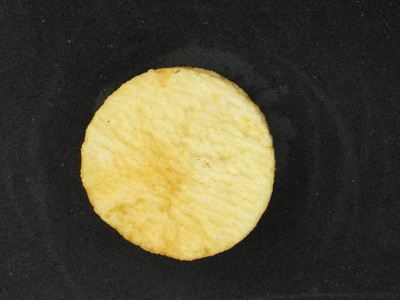
%> input picture ImagesAndData/testimg1.jpg, 400 x 300 px
$ octave --eval "result = Bim_segmaxvar(imread('../ImagesAndData/testimg1.jpg'));"   (GNU Octave 9; MATLAB toolbox functions it lacks are replaced by stand-ins)
%> lines starting %> are read from the running program, lines starting %| are printed output that depends on the picture; in (x1, y1, x2, y2) boxes, pixels count from 0 and x2, y2 are one past the last pixel; in counts of white or black regions, pixels touching at a corner belong together; the program's own positions count from 1
### Miscellaneous/max2.m
function s = max2(x)
s = max(x(:));

### ImageProcessing/Bim_maxmin.m
function Y = Bim_maxmin(X)
X = double(X);
Xmax = max2(X);
Xmin = min2(X);
Y = (X-Xmin)/(Xmax-Xmin);

### Miscellaneous/min2.m
function s = min2(x)
s = min(x(:));

### Miscellaneous/mean2.m
function s = mean2(x)
s = mean(x(:));

### ImageProcessing/Bim_morphoreg.m
% [R,E] = Bmorphoreg(J,t);
% [R,E] = Bmorphoreg(Ro);
%
% Toolbox: Balu
%    Morphology operations of binary image J>t (or Ro): remove isolate
%    pixels and fill holes.
%    R: binary image of the region
%    E: binary image of the edge
%
%  Example:
%     I = imread('testimg2.jpg');
%     figure(1);imshow(I)
%     J = rgb2gray(I);
%     Ro = Bim_segotsu(J);
%     figure(2);imshow(Ro)
%     [R,E] = Bim_morphoreg(Ro);
%     figure(3);imshow(R)
%
% D.Mery, PUC-DCC, Apr. 2008
% http://dmery.ing.puc.cl
%

function [R,E] = Bim_morphoreg(J,t)

if ~exist('t','var')
    Ro = J;
else
    Ro = J>t;
end


A = bwareaopen(Ro,fix(length(Ro(:))/100));
C = imclose(double(A),strel('disk',7));
R = bwfill(C,'holes',8);
E = bwperim(R,4);

### ImageProcessing/Bim_segmaxvar.m
% [R,E,J] = Bim_segmaxvar(I,p)
%
% Toolbox: Balu
%  Segmentation of an object with homogeneous background using as objective
%  function the maximization of the variance of a linear transformation of
%  the color image.
%
%  I: input image
%  p: threshold (default: p=-0.05) with p between -1 and 1.
%      A positive value is used to dilate the segmentation,
%      the negative to erode.
%  R: binary image of the object
%  E: binary image of the edge of the object
%  J: high contrast image of I.
%
%  Example:
%     I = imread('testimg1.jpg');
%     R = Bim_segmaxvar(I);
%     figure(1)
%     imshow(I); title('test image')
%     figure(2)
%     imshow(R); title('segmented image')
%
%     Repeat this examples for images testimg2, testimg3 and testimg4. Last
%     test image requires R = Bim_segbalu(I,-0.1) for better results.
%
% See also Bim_segmowgli, Bim_segotsu, Bim_segkmeans, Bio_segshow,
% Bim_segbalu.
%
% (c) G. Tejeda, PUC-DCC, May 2011

function [R,E,J] = Bim_segmaxvar(I,p)

I = double(I);
if size(I,3)==3
    k = Balgebraic(imresize(I,[64 64]));
    J = k(1)*I(:,:,1)+k(2)*I(:,:,2)+k(3)*I(:,:,3);
    J = Bim_maxmin(J);
else
    J = Bim_maxmin(I);
end
n = fix(size(J,1)/4);
if (mean2(J(1:n,1:n)) > 0.4)
    J = 1 - J;
end


t = graythresh(J);
if (~exist('p','var'))
    p = -0.05;
end
[R,E] = Bim_morphoreg(J,t+p);
end


function k=Balgebraic(RGB)

r     = RGB(:,:,1);
g     = RGB(:,:,2);
b     = RGB(:,:,3);
C     = cov([r(:) g(:) b(:)]);
vrr   = C(1,1);vgg=C(2,2);vbb=C(3,3);
vrg   = C(1,2);vrb=C(1,3);vgb=C(2,3);

w     = Broots([1 (vbb+vrr+vgg) (-vgb^2-vrg^2+vbb*vrr-vrb^2+vbb*vgg+vgg*vrr) -vrg^2*vbb+vbb*vgg*vrr+2*vgb*vrb*vrg-vrb^2*vgg-vgb^2*vrr]);

alpha = (vrb*vrg-vgb*vrr-vgb*w)./(vgb*vrg-vrb*vgg-vrb*w);
beta  = (-vrg^2+vgg*vrr+vgg*w+w*vrr+w.^2)./(vgb*vrg-vrb*vgg-vrb*w);

r1    = sqrt(1./(1+alpha.^2+beta.^2));
r2    = alpha.*r1;
r3    = beta.*r1;

J     = r1.^2*vrr+r2.^2*vgg+r3.^2*vbb+2*r1.*r2*vrg+2*r1.*r3*vrb+2*r2.*r3*vgb;

i     = J==max(J);

k=[r1(i) r2(i) r3(i)];

end

function y = Broots(x)

a    = x(1);
b    = x(2);
c    = x(3);
d    = x(4);

y    = zeros(1,3);
Q    = (2*b^3-9*a*b*c+27*a^2*d)^2-4*(b^2-3*a*c)^3;
if Q>0
    return;
end
Q    = sqrt(Q);
C    = (1/2*(Q+2*b^3-9*a*b*c+27*a^2*d))^(1/3);

y(1) = -b/(3*a)-C/(3*a)-(b^2-3*a*c)/(3*a*C);
y(2) = -b/(3*a)+C*(1+1i*sqrt(3))/(6*a)+(1-1i*sqrt(3))*(b^2-3*a*c)/(6*a*C);
y(3) = -b/(3*a)+C*(1-1i*sqrt(3))/(6*a)+(1+1i*sqrt(3))*(b^2-3*a*c)/(6*a*C);

y    = real(y);

end
%> in Balgebraic, `r     = RGB(:,:,1);`:
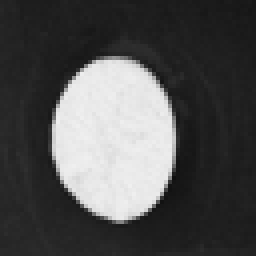
%> r: size 64x64 double (shown 4 times larger); min 16.34, max 239.8, mean 81
%> in Balgebraic, `g     = RGB(:,:,2);`:
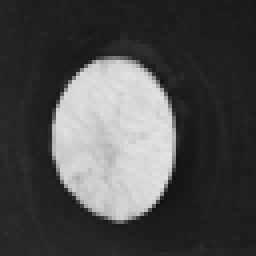
%> g: size 64x64 double (shown 4 times larger); min 16.32, max 226.4, mean 75.9
%> in Balgebraic, `b     = RGB(:,:,3);`:
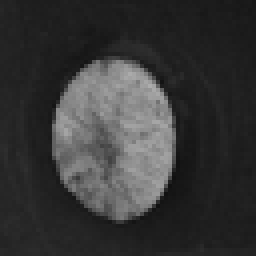
%> b: size 64x64 double (shown 4 times larger); min 17.18, max 173.2, mean 55.2
%> in Balgebraic, `C     = cov([r(:) g(:) b(:)]);`: C = [7087.5 6333 3425.5; 6333 5673.4 3099.7; 3425.5 3099.7 1767.6]
%> in Balgebraic, `vrr = C(1,1)`: vrr = 7087.5
%> in Balgebraic, `vgg=C(2,2)`: vgg = 5673.4
%> in Balgebraic, `vbb=C(3,3)`: vbb = 1767.6
%> in Balgebraic, `vrg = C(1,2)`: vrg = 6333
%> in Balgebraic, `vrb=C(1,3)`: vrb = 3425.5
%> in Balgebraic, `vgb=C(2,3)`: vgb = 3099.7
%> in Broots, `a    = x(1);`: a = 1
%> in Broots, `b    = x(2);`: b = 14528.6
%> in Broots, `c    = x(3);`: c = 1318602.5
%> in Broots, `d    = x(4);`: d = 922054.3
%> in Broots, `Q    = (2*b^3-9*a*b*c+27*a^2*d)^2-4*(b^2-3*a*c)^3;`: Q = -9.36e+21
%> in Broots, `y    = real(y);`: y = [-14437.3 -90.62 -0.705]
%> in Balgebraic, `alpha = (vrb*vrg-vgb*vrr-vgb*w)./(vgb*vrg-vrb*vgg-vrb*w);`: alpha = [0.896 0.00949 -1.38]
%> in Balgebraic, `beta  = (-vrg^2+vgg*vrr+vgg*w+w*vrr+w.^2)./(vgb*vrg-vrb*vgg-vrb*w);`: beta = [0.49 -2.06 0.479]
%> in Balgebraic, `r1    = sqrt(1./(1+alpha.^2+beta.^2));`: r1 = [0.7 0.437 0.565]
%> in Balgebraic, `r2    = alpha.*r1;`: r2 = [0.627 0.00414 -0.779]
%> in Balgebraic, `r3    = beta.*r1;`: r3 = [0.343 -0.9 0.271]
%> in Balgebraic, `J     = r1.^2*vrr+r2.^2*vgg+r3.^2*vbb+2*r1.*r2*vrg+2*r1.*r3*vrb+2*r2.*..`: J = [14437.3 90.62 0.705]
%> in Balgebraic, `i     = J==max(J);`: i = [true false false]
%> in Balgebraic, `k=[r1(i) r2(i) r3(i)];`: k = [0.7 0.627 0.343]
%> in Bim_segmaxvar, `J = k(1)*I(:,:,1)+k(2)*I(:,:,2)+k(3)*I(:,:,3);`:
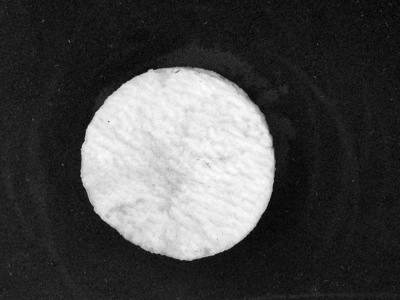
%> J: size 300x400 double; min 19.35, max 378.4, mean 123.2; drawn with min black and max white
%> in max2, `s = max(x(:));`: s = 378.4
%> in min2, `s = min(x(:));`: s = 19.35
%> in mean2, `s = mean(x(:));`: s = 0.102
%> in Bim_segmaxvar, `t = graythresh(J);`: t = 0.486
%> in Bim_morphoreg, `Ro = J>t;`:
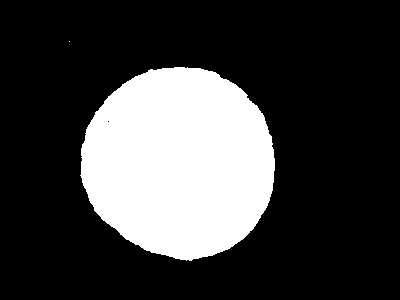
%> Ro: size 300x400 logical; 24.4% white; 2 white regions (1 under 20 px), largest, box (x1, y1, x2, y2) and area: (80, 67, 275, 261) 29257
%> in Bim_morphoreg, `A = bwareaopen(Ro,fix(length(Ro(:))/100));`: A: size 300x400 logical; 24.4% white; 1 white region, box (x1, y1, x2, y2) and area: (80, 67, 275, 261) 29257
%> in Bim_morphoreg, `C = imclose(double(A),strel('disk',7));`: C: size 300x400 double; values 0 (black) and 1 (white), 24.4% white; 1 white region, box (x1, y1, x2, y2) and area: (80, 67, 275, 261) 29288
%> in Bim_morphoreg, `E = bwperim(R,4);`:
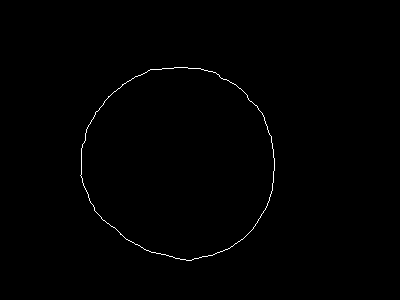
%> E: size 300x400 logical; 0.46% white in thin lines or dots, all inside (x1, y1, x2, y2) = (80, 67, 275, 261)

$ run again, on ImagesAndData/testimg2.jpg
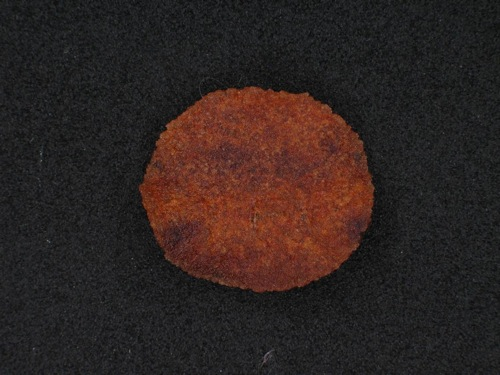
%> input picture ImagesAndData/testimg2.jpg, 500 x 375 px
%> in Balgebraic, `b     = RGB(:,:,3);`:
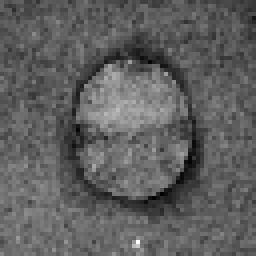
%> b: size 64x64 double (shown 4 times larger); min 18.12, max 58.97, mean 33.4; drawn with min black and max white
%> in Balgebraic, `C     = cov([r(:) g(:) b(:)]);`: C = [1102.5 291.9 60.34; 291.9 84.14 23.68; 60.34 23.68 16.54]
%> vrr = 1102.5
%> vgg = 84.14
%> vbb = 16.54
%> vrg = 291.9
%> vrb = 60.34
%> vgb = 23.68
%> a = 1
%> in Broots, `b    = x(2);`: b = 1203.2
%> c = 22986.6
%> d = 34701.1
%> Q = -1.33e+16
%> y = [-1183.8 -17.74 -1.65]
%> alpha = [0.267 -2.78 -4.37]
%> beta = [0.0571 -4.54 2.9]
%> r1 = [0.965 0.185 0.187]
%> r2 = [0.257 -0.513 -0.819]
%> r3 = [0.0551 -0.838 0.543]
%> in Balgebraic, `J     = r1.^2*vrr+r2.^2*vgg+r3.^2*vbb+2*r1.*r2*vrg+2*r1.*r3*vrb+2*r2.*..`: J = [1183.8 17.74 1.65]
%> i = [true false false]
%> in Balgebraic, `k=[r1(i) r2(i) r3(i)];`: k = [0.965 0.257 0.0551]
%> in max2, `s = max(x(:));`: s = 202.1
%> in min2, `s = min(x(:));`: s = 1.7
%> in mean2, `s = mean(x(:));`: s = 0.184
%> t = 0.404
%> Ro: size 375x500 logical; 19.9% white; 106 white regions (104 under 20 px), largest, box (x1, y1, x2, y2) and area: (139, 86, 375, 292) 37131, (261, 349, 274, 366) 55
%> A: size 375x500 logical; 19.8% white; 1 white region, box (x1, y1, x2, y2) and area: (139, 86, 375, 292) 37131
%> R: size 375x500 logical; 20% white; 1 white region, box (x1, y1, x2, y2) and area: (139, 86, 375, 292) 37528
%> in Bim_morphoreg, `E = bwperim(R,4);`:
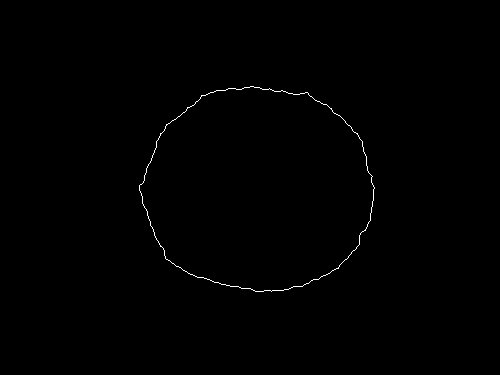
%> E: size 375x500 logical; 0.35% white in thin lines or dots, all inside (x1, y1, x2, y2) = (139, 86, 375, 292)

$ run again, on ImagesAndData/testimg3.jpg
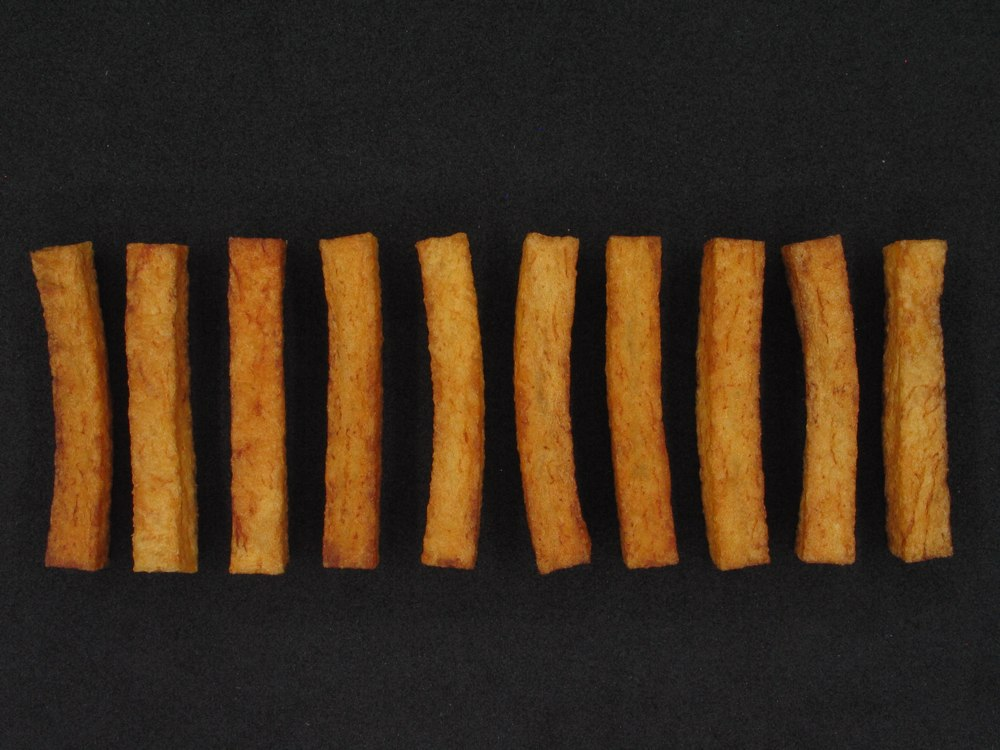
%> input picture ImagesAndData/testimg3.jpg, 1000 x 750 px
%> in Balgebraic, `b     = RGB(:,:,3);`:
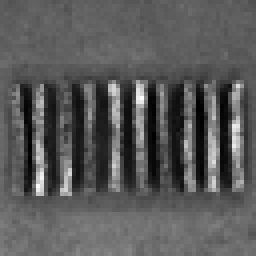
%> b: size 64x64 double (shown 4 times larger); min 10.85, max 61.06, mean 28.5; drawn with min black and max white
%> in Balgebraic, `C     = cov([r(:) g(:) b(:)]);`: C = [3303.3 1835.8 157.1; 1835.8 1054.3 121.8; 157.1 121.8 52.28]
%> vrr = 3303.3
%> vgg = 1054.3
%> vbb = 52.28
%> vrg = 1835.8
%> vrb = 157.1
%> vgb = 121.8
%> a = 1
%> in Broots, `b    = x(2);`: b = 4409.9
%> c = 300949.2
%> d = 1124806.6
%> Q = -3.49e+19
%> y = [-4340.6 -65.31 -3.97]
%> alpha = [0.561 -1.55 -1.94]
%> beta = [0.0525 -2.46 1.63]
%> r1 = [0.871 0.325 0.367]
%> r2 = [0.488 -0.505 -0.712]
%> r3 = [0.0458 -0.8 0.599]
%> in Balgebraic, `J     = r1.^2*vrr+r2.^2*vgg+r3.^2*vbb+2*r1.*r2*vrg+2*r1.*r3*vrb+2*r2.*..`: J = [4340.6 65.31 3.97]
%> i = [true false false]
%> in Balgebraic, `k=[r1(i) r2(i) r3(i)];`: k = [0.871 0.488 0.0458]
%> in max2, `s = max(x(:));`: s = 272.8
%> in min2, `s = min(x(:));`: s = 7.12
%> in mean2, `s = mean(x(:));`: s = 0.131
%> t = 0.416
%> Ro: size 750x1000 logical; 24.2% white; 21 white regions (11 under 20 px), largest, box (x1, y1, x2, y2) and area: (696, 238, 770, 571) 19959, (125, 243, 198, 573) 19934, (883, 239, 953, 563) 18569
%> R: size 750x1000 logical; 24.3% white; 10 white regions, largest, box (x1, y1, x2, y2) and area: (125, 243, 198, 573) 20073, (696, 238, 770, 571) 20029, (883, 239, 953, 563) 18662
%> in Bim_morphoreg, `E = bwperim(R,4);`:
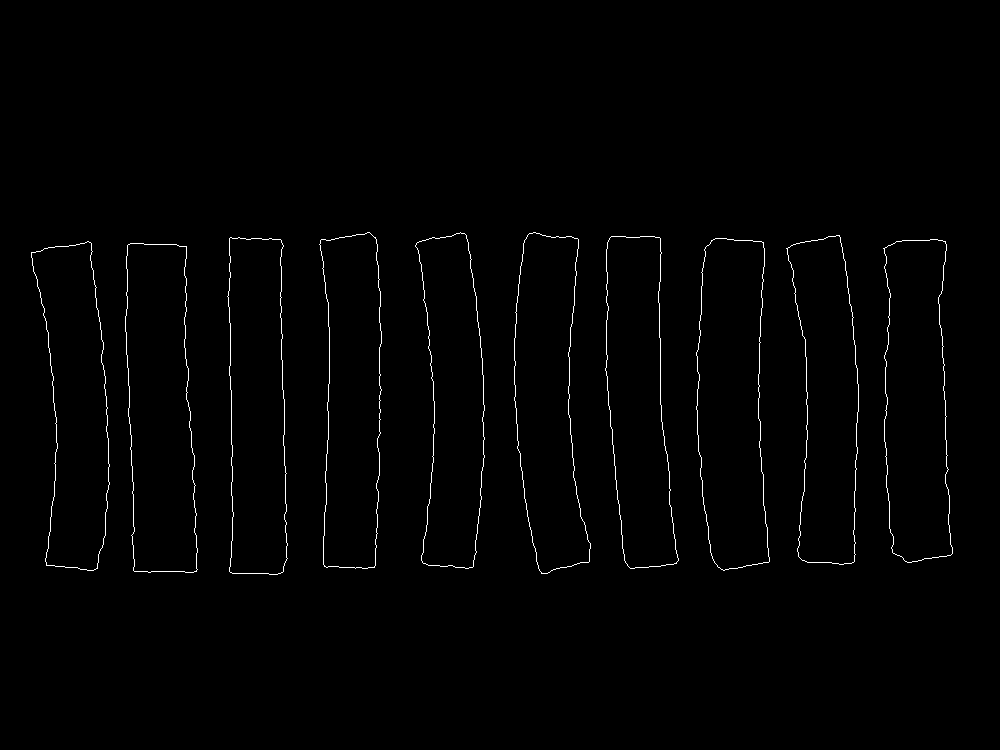
%> E: size 750x1000 logical; 1% white in thin lines or dots, all inside (x1, y1, x2, y2) = (31, 232, 953, 575)

$ run again, on ImagesAndData/testimg4.jpg
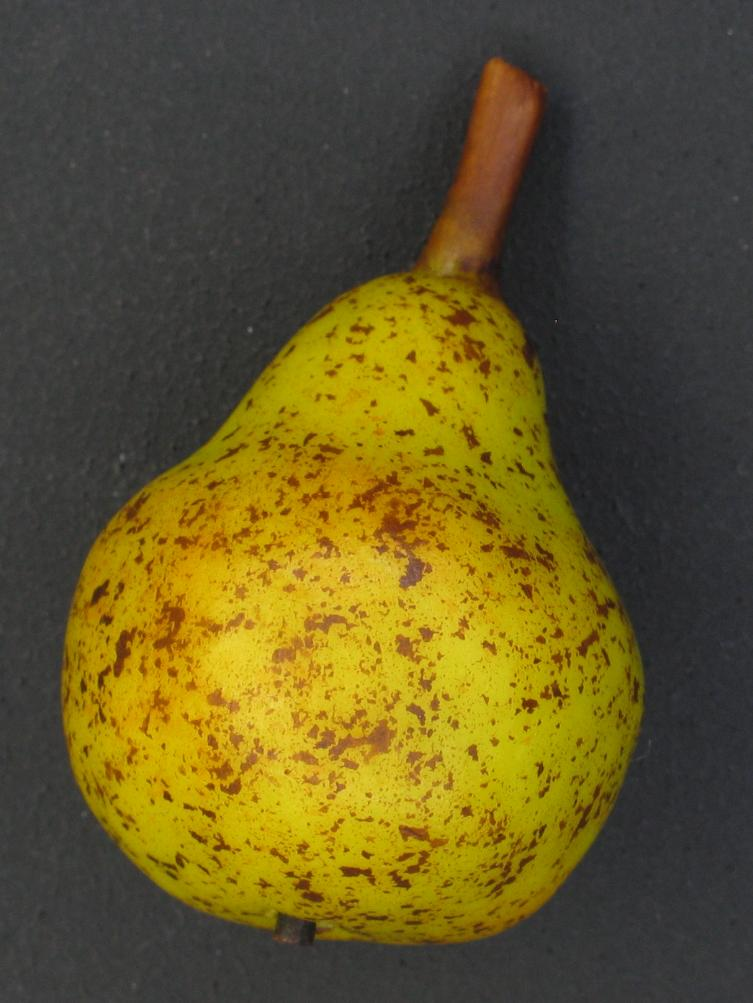
%> input picture ImagesAndData/testimg4.jpg, 753 x 1003 px
%> in Balgebraic, `C     = cov([r(:) g(:) b(:)]);`: C = [3532.1 2624.3 -1076.5; 2624.3 2032.5 -763.2; -1076.5 -763.2 549.7]
%> vrr = 3532.1
%> vgg = 2032.5
%> vbb = 549.7
%> vrg = 2624.3
%> vrb = -1076.5
%> vgb = -763.2
%> a = 1
%> in Broots, `b    = x(2);`: b = 6114.4
%> c = 1609819.6
%> d = 59984780.5
%> Q = -9.69e+20
%> y = [-5840.5 -229 -44.84]
%> alpha = [0.752 4.95 -1.2]
%> beta = [-0.312 15.13 0.325]
%> r1 = [0.776 0.0627 0.628]
%> r2 = [0.583 0.31 -0.751]
%> r3 = [-0.242 0.949 0.204]
%> in Balgebraic, `J     = r1.^2*vrr+r2.^2*vgg+r3.^2*vbb+2*r1.*r2*vrg+2*r1.*r3*vrb+2*r2.*..`: J = [5840.5 229 44.84]
%> i = [true false false]
%> in Balgebraic, `k=[r1(i) r2(i) r3(i)];`: k = [0.776 0.583 -0.242]
%> in Bim_segmaxvar, `J = k(1)*I(:,:,1)+k(2)*I(:,:,2)+k(3)*I(:,:,3);`:
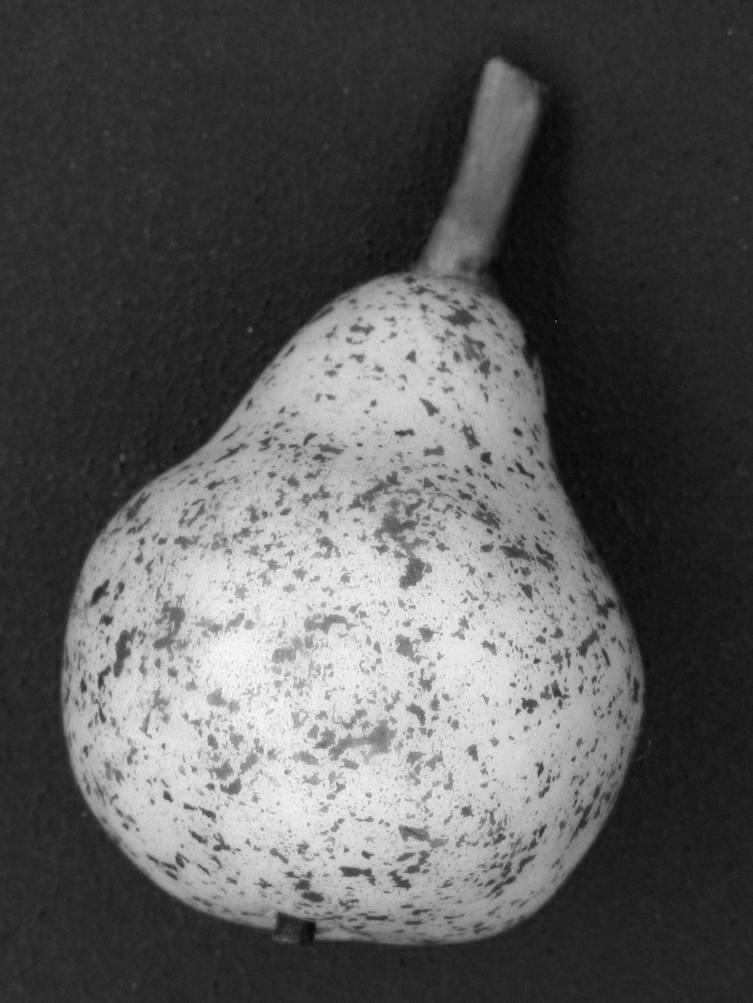
%> J: size 1003x753 double; min 20.29, max 301.2, mean 119.5; drawn with min black and max white
%> in max2, `s = max(x(:));`: s = 301.2
%> in min2, `s = min(x(:));`: s = 20.29
%> in mean2, `s = mean(x(:));`: s = 0.181
%> t = 0.431
%> Ro: size 1003x753 logical; 36.7% white; 16 white regions (14 under 20 px), largest, box (x1, y1, x2, y2) and area: (62, 202, 641, 943) 271724, (458, 60, 534, 200) 5538
%> A: size 1003x753 logical; 36% white; 1 white region, box (x1, y1, x2, y2) and area: (62, 202, 641, 943) 271724
%> R: size 1003x753 logical; 37.3% white; 1 white region, box (x1, y1, x2, y2) and area: (62, 202, 641, 943) 281792
%> in Bim_morphoreg, `E = bwperim(R,4);`:
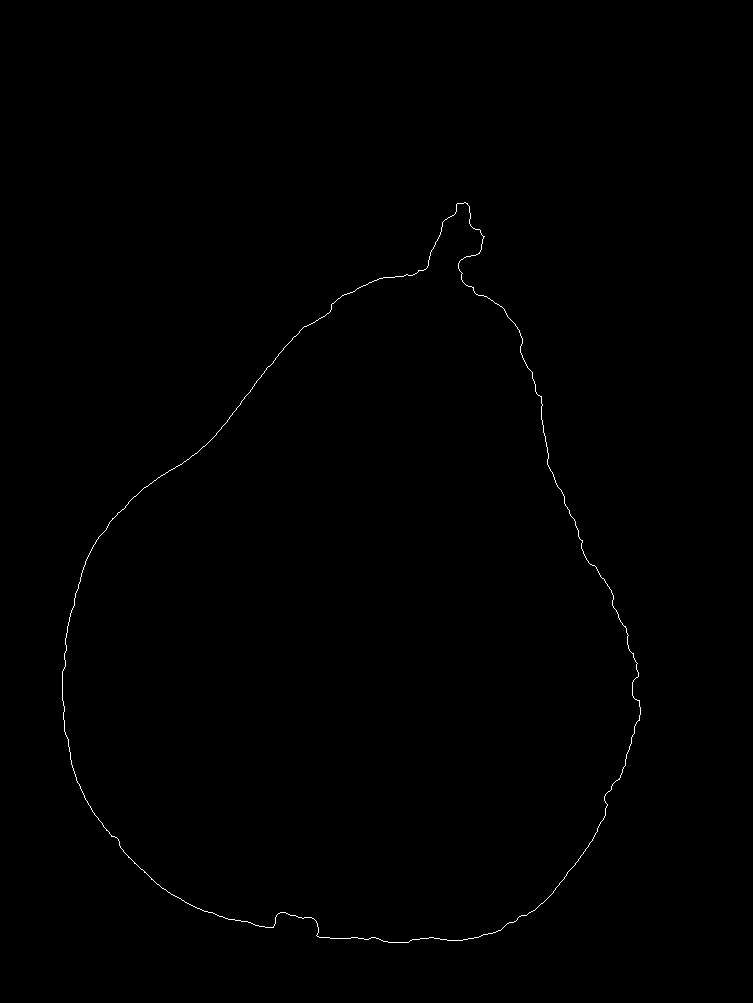
%> E: size 1003x753 logical; 0.26% white in thin lines or dots, all inside (x1, y1, x2, y2) = (62, 202, 641, 943)
